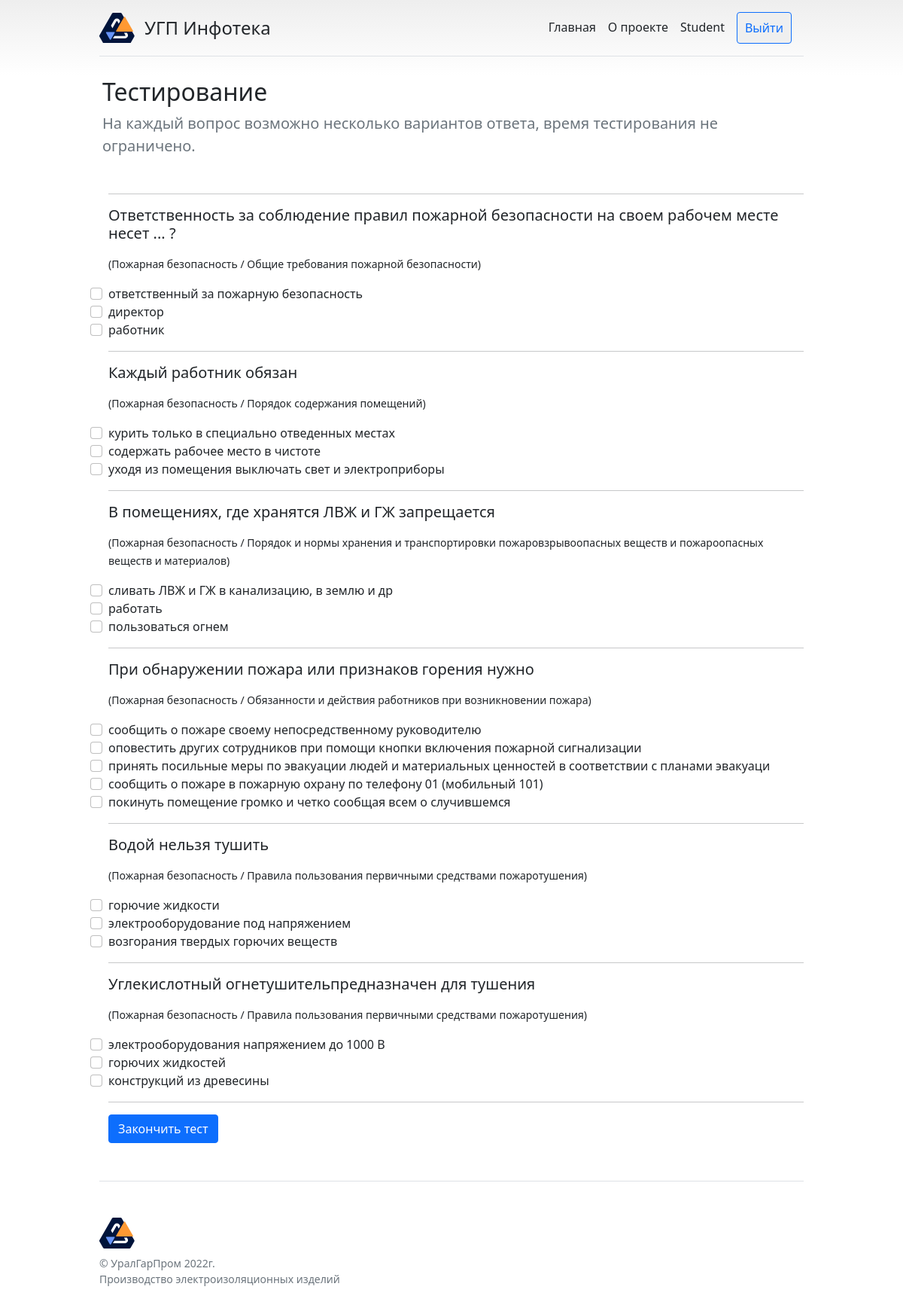
Screenshot of /test (signed in) with the database file from the repository.
### infopages/models.py (models this page shows, shortened)
class Question(models.Model):
    kursid = models.ForeignKey(Kurse, related_name='kurs', verbose_name='Модуль', on_delete=models.CASCADE)
    stepid = models.ForeignKey(Step, related_name='stepid', verbose_name='Урок', on_delete=models.CASCADE)
    question = RichTextUploadingField('Текст вопроса', blank=True, null=True)
    objects = models.Manager()
    class Meta:
        verbose_name = ' Вопрос'
        verbose_name_plural = ' Вопросы'

class Kurse(models.Model):
    title = models.CharField('Название', max_length=100)
    shortdesc = models.TextField('Краткое описание', blank=True, max_length=200)
    description = RichTextUploadingField('Описание', blank=True)
    image = models.ImageField('Изображение', blank=True, upload_to='images')
    catid = models.ForeignKey(KCat, verbose_name='Категория', related_name='catid', on_delete=models.CASCADE,
                              default=None)
    class Meta:
        verbose_name = 'Модуль'
        verbose_name_plural = 'Модули'
    objects = models.Manager()

class Step(models.Model):
    order_number = models.DecimalField('№', max_digits=2, decimal_places=0, default=0)
    title = models.CharField('Название', max_length=150)
    kurseid = models.ForeignKey(Kurse, verbose_name='Модуль', related_name='kurseid', on_delete=models.CASCADE)
    text = RichTextUploadingField('Текст', blank=True, null=True)
    objects = models.Manager()
    class Meta:
        verbose_name = 'Урок'
        verbose_name_plural = 'Уроки'

class Answer(models.Model):
    questionid = models.ForeignKey(Question, related_name='questionid', verbose_name='Вопрос', on_delete=models.CASCADE)
    answer = models.CharField('Ответ', max_length=100)
    is_correct = models.BooleanField('Верный ответ', default=False)
    objects = models.Manager()
    class Meta:
        verbose_name = ' Ответ'
        verbose_name_plural = ' Ответы'

### infopages/views.py (the view)
# urls.py: path('test', views.test, name='test'),
def test(request):
    try:
        datac = []
        qwc = 0
        courses_objs = Nazn.objects.get(user=request.user.id).kurse.all()
        for courses_obj in courses_objs:
            error = ''
            try:
                results = Results.objects.get(user=request.user, kurseid=courses_obj.id)
                result_int = results.result_int
            except Exception as e:
                result_int = 0
                error = e
            if result_int != 100:
                steps_objs = Step.objects.order_by('order_number').filter(kurseid_id=courses_obj.id)
                datas = []
                for steps_obj in steps_objs:
                    question_objs = list(Question.objects.filter(stepid_id=steps_obj.id))
                    dataq = []
                    random.shuffle(question_objs)
                    for question_obj in question_objs:
                        qwc = qwc+1
                        dataa = []
                        answer_objs = list(Answer.objects.filter(questionid_id=question_obj.id))
                        random.shuffle(answer_objs)
                        for answer_obj in answer_objs:
                            dataa.append({
                                'answer_id': answer_obj.id,
                                'text': answer_obj.answer,
                                'is_correct': answer_obj.is_correct
                            })
                        dataq.append({
                            'question_id': question_obj.id,
                            'text': question_obj.question,
                            'answer': dataa
                        })
                    datas.append({
                        'step_id': steps_obj.id,
                        'steptitle': steps_obj.title,
                        'question': dataq
                    })
                datac.append({
                    'course_id': courses_obj.id,
                    'coursetitle': courses_obj.title,
                    'step': datas,
                    'error': error
                })
        payload = {'data': datac, 'qwc': qwc}
    except Exception as e:
        return render(request, 'infopages/test.html', {'error': e})
    return render(request, 'infopages/test.html', payload)

### infopages/templates/infopages/test.html (shortened to what this page needs)
{% extends 'infopages/infopages.html' %}
{% block text1 %}
    {% if data and qwc != 0 %}
    <div class="pricing-header p-1 pb-md-3 mx-auto">
        <h2 class="display-7 fw-normal text-left">Тестирование</h2>
        <div class="fs-5 text-muted">
            <p>На каждый вопрос возможно несколько вариантов ответа, время тестирования не ограничено.</p>
        </div>
    </div>
    <div class="row">
    <form id="testform" class="form-check" method="GET" action="{% url 'result' %}">
    {% for elc in data %}{% for els in elc.step %}{% for elq in els.question %}
                <hr/>
                <h5 class="display-7 fw-normal text-left">{{ elq.text | safe }}</h5>
                <p><small>({{ elc.coursetitle }} / {{ els.steptitle }})</small></p>
                {% for ela in elq.answer %}
                        <input class="form-check-input" name="answerid[{{ elc.course_id }}][{{ ela.answer_id }}]" type="checkbox" value="{{ ela.answer_id }}" id="flexCheckDefault">
                        <label class="form-check-label" for="flexCheckDefault">{{ ela.text }}</label><br>
    {% endfor %}{% endfor %}{% endfor %}{% endfor %}
        <hr/>
        <button type="submit" class="btn btn-primary">Закончить тест</button>
    </form>
    </div>
    {% endif %}
{% endblock %}

### infopages/templates/infopages/infopages.html (shortened to what this page needs)
<!doctype html>
{% load static %}
<html lang="ru">
<head>
  <link rel="stylesheet" href="https://cdn.jsdelivr.net/npm/bootstrap@5.1.3/dist/css/bootstrap.min.css">
  <link rel="stylesheet" href="{% static '/infopages/styles.css' %}">
</head>
<body>
<div class="container py-3">
  <header>
    <div class="d-flex flex-column flex-md-row align-items-center pb-3 mb-4 border-bottom">
      <a href="{% url 'home' %}" class="d-flex align-items-center text-dark text-decoration-none">
        <svg height="40" width="60"><use xlink:href="#LogoUGP"></use></svg>
        <span class="fs-4">УГП Инфотека</span>
      </a>
      <nav class="d-inline-flex mt-2 mt-md-0 ms-md-auto">
        <a class="me-3 py-2 text-dark text-decoration-none" href="{% url 'home' %}">Главная</a>
        <a class="me-3 py-2 text-dark text-decoration-none" href="{% url 'about' %}">О&nbsp;проекте</a>
        {% if user.is_authenticated %}
          <a class="me-3 py-2 text-dark text-decoration-none" href="{% url 'stats' %}">{{ user.username }}</a>
          <form method="POST" action="{% url 'logout' %}">
            <button type="submit" class="me-3 py-2 text-dark text-decoration-none bordered">Выйти</button>
          </form>
        {% else %}
          <a class="me-3 py-2 text-dark text-decoration-none bordered" href="{% url 'login' %}">Вход</a>
        {% endif %}
      </nav>
    </div>
  </header>
  <main>
      {% block text1 %}{% endblock %}
  </main>
  <footer class="pt-4 my-md-5 pt-md-5 border-top">
    <div class="row">
      <div class="col-sm-6">
        <svg><use xlink:href="#LogoUGP"></use></svg>
        <small class="d-block text-muted">© УралГарПром 2022г.</small>
        <small class="d-block text-muted">Производство электроизоляционных изделий</small>
      </div>
      <div class="col-sm">
      </div>
      <div class="col-sm">
      </div>
    </div>
  </footer>
</div>
</body>
</html>

### infopages/static/infopages/styles.css (style rules this page uses)
body { background-image: linear-gradient(180deg, #eee, #fff 100px, #fff); }
.bordered { border:solid 1px #0d6efd; color:#0d6efd !important; border-radius: 4px; padding: 0 10px; }
.container { max-width: 960px; }
footer svg { width: 60px; height: 50px; }

### rows the page displays
Question: text "Ответственность за соблюдение правил пожарной безопасности на своем рабочем месте несет ... ?"
Kurse: coursetitle "Пожарная безопасность" "Пожарная безопасность" "Пожарная безопасность" "Пожарная безопасность" "Пожарная безопасность" "Пожарная безопасность"
Step: steptitle "Общие требования пожарной безопасности"
Answer: text "ответственный за пожарную безопасность"
Answer: text "директор"
Answer: text "работник"
Question: text "Каждый работник обязан"
Step: steptitle "Порядок содержания помещений"
Answer: text "курить только в специально отведенных местах"
Answer: text "содержать рабочее место в чистоте"
Answer: text "уходя из помещения выключать свет и электроприборы"
Question: text "В помещениях, где хранятся ЛВЖ и ГЖ запрещается"
Step: steptitle "Порядок и нормы хранения и транспортировки пожаровзрывоопасных веществ и пожароопасных веществ и материалов"
Answer: text "сливать ЛВЖ и ГЖ в канализацию, в землю и др"
Answer: text "работать"
Answer: text "пользоваться огнем"
Question: text "При обнаружении пожара или признаков горения нужно"
Step: steptitle "Обязанности и действия работников при возникновении пожара"
Answer: text "сообщить о пожаре своему непосредственному руководителю"
Answer: text "оповестить других сотрудников при помощи кнопки включения пожарной сигнализации"
Answer: text "принять посильные меры по эвакуации людей и материальных ценностей в соответствии с планами эвакуаци"
Answer: text "сообщить о пожаре в пожарную охрану по телефону 01 (мобильный 101)"
Answer: text "покинуть помещение громко и четко сообщая всем о случившемся"
Question: text "Водой нельзя тушить"
Step: steptitle "Правила пользования первичными средствами пожаротушения" "Правила пользования первичными средствами пожаротушения"
Answer: text "горючие жидкости"
Answer: text "электрооборудование под напряжением"
Answer: text "возгорания твердых горючих веществ"
Question: text "Углекислотный огнетушительпредназначен для тушения"
Answer: text "электрооборудования напряжением до 1000 В"
Answer: text "горючих жидкостей"
Answer: text "конструкций из древесины"

### other values shown
{{ user.username }} "Student"
